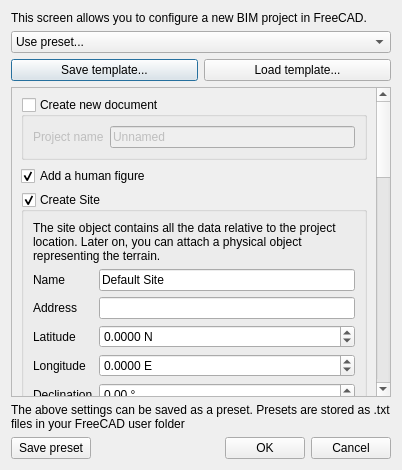
<?xml version="1.0" encoding="UTF-8"?>
<ui version="4.0">
 <class>Dialog</class>
 <widget class="QDialog" name="Dialog">
  <property name="geometry">
   <rect>
    <x>0</x>
    <y>0</y>
    <width>402</width>
    <height>470</height>
   </rect>
  </property>
  <property name="windowTitle">
   <string>BIM Project Setup</string>
  </property>
  <layout class="QVBoxLayout" name="verticalLayout">
   <item>
    <widget class="QLabel" name="label">
     <property name="text">
      <string>This screen allows you to configure a new BIM project in FreeCAD.</string>
     </property>
     <property name="wordWrap">
      <bool>true</bool>
     </property>
    </widget>
   </item>
   <item>
    <widget class="QComboBox" name="presets">
     <item>
      <property name="text">
       <string>Use preset...</string>
      </property>
     </item>
    </widget>
   </item>
   <item>
    <layout class="QHBoxLayout" name="horizontalLayout_3">
     <item>
      <widget class="QPushButton" name="buttonSaveTemplate">
       <property name="toolTip">
        <string>Saves the current document as a template, including all the current BIM settings</string>
       </property>
       <property name="text">
        <string>Save template...</string>
       </property>
       <property name="icon">
        <iconset theme="gtk-save">
         <normaloff/>
        </iconset>
       </property>
      </widget>
     </item>
     <item>
      <widget class="QPushButton" name="buttonLoadTemplate">
       <property name="toolTip">
        <string>Loads the contents of a FCStd file into the active document, applying all the BIM settings stored in it if any</string>
       </property>
       <property name="text">
        <string>Load template...</string>
       </property>
       <property name="icon">
        <iconset theme="gtk-open">
         <normaloff/>
        </iconset>
       </property>
      </widget>
     </item>
    </layout>
   </item>
   <item>
    <widget class="QScrollArea" name="scrollArea">
     <property name="widgetResizable">
      <bool>true</bool>
     </property>
     <widget class="QWidget" name="scrollAreaWidgetContents">
      <property name="geometry">
       <rect>
        <x>0</x>
        <y>0</y>
        <width>369</width>
        <height>1214</height>
       </rect>
      </property>
      <layout class="QVBoxLayout" name="verticalLayout_2">
       <item>
        <widget class="QGroupBox" name="groupNewDocument">
         <property name="title">
          <string>Create new document</string>
         </property>
         <property name="checkable">
          <bool>true</bool>
         </property>
         <property name="checked">
          <bool>false</bool>
         </property>
         <layout class="QGridLayout" name="gridLayout_3">
          <item row="0" column="0">
           <widget class="QLabel" name="label_18">
            <property name="text">
             <string>Project name</string>
            </property>
           </widget>
          </item>
          <item row="0" column="1">
           <widget class="QLineEdit" name="projectName">
            <property name="text">
             <string>Unnamed</string>
            </property>
           </widget>
          </item>
         </layout>
        </widget>
       </item>
       <item>
        <widget class="QCheckBox" name="addHumanFigure">
         <property name="toolTip">
          <string>If this is checked, a human figure will be added, which helps greatly to give a sense of scale when viewing the model</string>
         </property>
         <property name="text">
          <string>Add a human figure</string>
         </property>
         <property name="checked">
          <bool>true</bool>
         </property>
        </widget>
       </item>
       <item>
        <widget class="QGroupBox" name="groupSite">
         <property name="title">
          <string>Create Site</string>
         </property>
         <property name="flat">
          <bool>false</bool>
         </property>
         <property name="checkable">
          <bool>true</bool>
         </property>
         <layout class="QVBoxLayout" name="verticalLayout_3">
          <item>
           <widget class="QLabel" name="label_19">
            <property name="text">
             <string>The site object contains all the data relative to the project location. Later on, you can attach a physical object representing the terrain.</string>
            </property>
            <property name="wordWrap">
             <bool>true</bool>
            </property>
           </widget>
          </item>
          <item>
           <layout class="QGridLayout" name="gridLayout">
            <item row="3" column="1">
             <widget class="QDoubleSpinBox" name="siteLongitude">
              <property name="suffix">
               <string> E</string>
              </property>
              <property name="decimals">
               <number>4</number>
              </property>
              <property name="maximum">
                <double>180.0</double>
                </property>
                <property name="minimum">
                <double>-180.0</double>
              </property>
             </widget>
            </item>
            <item row="6" column="0">
             <widget class="QLabel" name="label_6">
              <property name="text">
               <string>Elevation</string>
              </property>
             </widget>
            </item>
            <item row="5" column="0">
             <widget class="QLabel" name="label_5">
              <property name="text">
               <string>Declination</string>
              </property>
             </widget>
            </item>
            <item row="0" column="1">
             <widget class="QLineEdit" name="siteName">
              <property name="text">
               <string>Default Site</string>
              </property>
             </widget>
            </item>
            <item row="0" column="0">
             <widget class="QLabel" name="label_7">
              <property name="text">
               <string>Name</string>
              </property>
             </widget>
            </item>
            <item row="5" column="1">
             <widget class="QDoubleSpinBox" name="siteDeviation">
              <property name="suffix">
               <string> °</string>
              </property>
              <property name="maximum">
               <double>359.990000000000009</double>
              </property>
             </widget>
            </item>
            <item row="3" column="0">
             <widget class="QLabel" name="label_3">
              <property name="text">
               <string>Longitude</string>
              </property>
             </widget>
            </item>
            <item row="6" column="1">
             <widget class="Gui::InputField" name="siteElevation">
              <property name="unit" stdset="0">
               <string notr="true"/>
              </property>
             </widget>
            </item>
            <item row="1" column="1">
             <widget class="QLineEdit" name="siteAddress"/>
            </item>
            <item row="1" column="0">
             <widget class="QLabel" name="label_2">
              <property name="text">
               <string>Address</string>
              </property>
             </widget>
            </item>
            <item row="2" column="0">
             <widget class="QLabel" name="label_4">
              <property name="text">
               <string>Latitude</string>
              </property>
             </widget>
            </item>
            <item row="2" column="1">
             <widget class="QDoubleSpinBox" name="siteLatitude">
              <property name="suffix">
               <string> N</string>
              </property>
              <property name="decimals">
               <number>4</number>
              </property>
              <property name="maximum">
               <double>90.0</double>
              </property>
              <property name="minimum">
               <double>-90.0</double>
              </property>
             </widget>
            </item>
           </layout>
          </item>
         </layout>
        </widget>
       </item>
       <item>
        <widget class="QGroupBox" name="groupBuilding">
         <property name="title">
          <string>Create Building</string>
         </property>
         <property name="checkable">
          <bool>true</bool>
         </property>
         <layout class="QVBoxLayout" name="verticalLayout_5">
          <item>
           <widget class="QLabel" name="label_15">
            <property name="text">
             <string>This will configure a single building for this project. If your project is made of several buildings, you can duplicate it after creation and update its properties.</string>
            </property>
            <property name="wordWrap">
             <bool>true</bool>
            </property>
           </widget>
          </item>
          <item>
           <layout class="QGridLayout" name="gridLayout_4">
            <item row="4" column="0">
             <widget class="QLabel" name="label_24">
              <property name="text">
               <string>Gross building length</string>
              </property>
             </widget>
            </item>
            <item row="5" column="0">
             <widget class="QLabel" name="label_25">
              <property name="text">
               <string>Gross building width</string>
              </property>
             </widget>
            </item>
            <item row="0" column="0">
             <widget class="QLabel" name="label_16">
              <property name="text">
               <string>Name</string>
              </property>
             </widget>
            </item>
            <item row="0" column="1">
             <widget class="QLineEdit" name="buildingName">
              <property name="text">
               <string>Default Building</string>
              </property>
             </widget>
            </item>
            <item row="9" column="0">
             <widget class="QLabel" name="label_17">
              <property name="text">
               <string>Number of H axes</string>
              </property>
             </widget>
            </item>
            <item row="10" column="0">
             <widget class="QLabel" name="label_26">
              <property name="text">
               <string>Distance between H axes</string>
              </property>
             </widget>
            </item>
            <item row="7" column="0">
             <widget class="QLabel" name="label_27">
              <property name="text">
               <string>Number of V axes</string>
              </property>
             </widget>
            </item>
            <item row="3" column="1">
             <widget class="QComboBox" name="buildingUse">
              <property name="maximumSize">
               <size>
                <width>16777215</width>
                <height>16777215</height>
               </size>
              </property>
              <property name="sizeAdjustPolicy">
               <enum>QComboBox::AdjustToMinimumContentsLength</enum>
              </property>
              <property name="minimumContentsLength">
               <number>0</number>
              </property>
             </widget>
            </item>
            <item row="8" column="0">
             <widget class="QLabel" name="label_28">
              <property name="text">
               <string>Distance between V axes</string>
              </property>
              <property name="wordWrap">
               <bool>false</bool>
              </property>
             </widget>
            </item>
            <item row="7" column="1">
             <widget class="QSpinBox" name="countVAxes">
              <property name="value">
               <number>0</number>
              </property>
             </widget>
            </item>
            <item row="3" column="0">
             <widget class="QLabel" name="label_29">
              <property name="text">
               <string>Main use</string>
              </property>
             </widget>
            </item>
            <item row="9" column="1">
             <widget class="QSpinBox" name="countHAxes">
              <property name="value">
               <number>0</number>
              </property>
             </widget>
            </item>
            <item row="5" column="1">
             <widget class="Gui::InputField" name="buildingWidth">
              <property name="text">
               <string>0 </string>
              </property>
              <property name="unit" stdset="0">
               <string notr="true"/>
              </property>
             </widget>
            </item>
            <item row="13" column="1">
             <widget class="QSpinBox" name="lineWidth">
              <property name="value">
               <number>2</number>
              </property>
             </widget>
            </item>
            <item row="8" column="1">
             <widget class="Gui::InputField" name="distVAxes">
              <property name="text">
               <string>0 </string>
              </property>
              <property name="unit" stdset="0">
               <string notr="true"/>
              </property>
             </widget>
            </item>
            <item row="4" column="1">
             <widget class="Gui::InputField" name="buildingLength">
              <property name="text">
               <string>0 </string>
              </property>
              <property name="unit" stdset="0">
               <string notr="true"/>
              </property>
             </widget>
            </item>
            <item row="10" column="1">
             <widget class="Gui::InputField" name="distHAxes">
              <property name="text">
               <string>0 </string>
              </property>
              <property name="unit" stdset="0">
               <string notr="true"/>
              </property>
             </widget>
            </item>
            <item row="13" column="0">
             <widget class="QLabel" name="label_30">
              <property name="text">
               <string>Axes line width</string>
              </property>
             </widget>
            </item>
            <item row="14" column="1">
             <widget class="Gui::ColorButton" name="lineColor">
              <property name="color">
               <color>
                <red>33</red>
                <green>38</green>
                <blue>94</blue>
               </color>
              </property>
             </widget>
            </item>
            <item row="14" column="0">
             <widget class="QLabel" name="label_31">
              <property name="text">
               <string>Axes color</string>
              </property>
             </widget>
            </item>
           </layout>
          </item>
         </layout>
        </widget>
       </item>
       <item>
        <widget class="QGroupBox" name="groupBox">
         <property name="title">
          <string>Levels</string>
         </property>
         <layout class="QVBoxLayout" name="verticalLayout_6">
          <item>
           <layout class="QGridLayout" name="gridLayout_5">
            <item row="0" column="1">
             <widget class="QSpinBox" name="countLevels">
              <property name="singleStep">
               <number>1</number>
              </property>
              <property name="value">
               <number>0</number>
              </property>
             </widget>
            </item>
            <item row="1" column="0">
             <widget class="QLabel" name="label_32">
              <property name="text">
               <string>Level height</string>
              </property>
             </widget>
            </item>
            <item row="1" column="1">
             <widget class="Gui::InputField" name="levelHeight">
              <property name="text">
               <string>0 </string>
              </property>
              <property name="unit" stdset="0">
               <string notr="true"/>
              </property>
             </widget>
            </item>
            <item row="0" column="0">
             <widget class="QLabel" name="label_33">
              <property name="text">
               <string>Number of levels</string>
              </property>
             </widget>
            </item>
           </layout>
          </item>
          <item>
           <widget class="QCheckBox" name="levelsAxis">
            <property name="text">
             <string>Bind levels to vertical axes</string>
            </property>
           </widget>
          </item>
          <item>
           <widget class="QCheckBox" name="levelsWP">
            <property name="text">
             <string>Define a working plane for each level</string>
            </property>
           </widget>
          </item>
          <item>
           <widget class="QLabel" name="label_34">
            <property name="text">
             <string>Default groups to be added to each level</string>
            </property>
           </widget>
          </item>
          <item>
           <widget class="QListWidget" name="groupsList">
            <property name="dragEnabled">
             <bool>true</bool>
            </property>
            <property name="dragDropMode">
             <enum>QAbstractItemView::InternalMove</enum>
            </property>
            <property name="defaultDropAction">
             <enum>Qt::MoveAction</enum>
            </property>
           </widget>
          </item>
          <item>
           <layout class="QHBoxLayout" name="horizontalLayout">
            <item>
             <widget class="QPushButton" name="buttonAdd">
              <property name="text">
               <string>Add</string>
              </property>
              <property name="icon">
               <iconset theme="add">
                <normaloff/>
               </iconset>
              </property>
             </widget>
            </item>
            <item>
             <widget class="QPushButton" name="buttonDel">
              <property name="text">
               <string>Del</string>
              </property>
              <property name="icon">
               <iconset theme="remove">
                <normaloff/>
               </iconset>
              </property>
             </widget>
            </item>
           </layout>
          </item>
         </layout>
        </widget>
       </item>
      </layout>
     </widget>
    </widget>
   </item>
   <item>
    <widget class="QLabel" name="label_35">
     <property name="text">
      <string>The above settings can be saved as a preset. Presets are stored as .txt files in your FreeCAD user folder</string>
     </property>
     <property name="wordWrap">
      <bool>true</bool>
     </property>
    </widget>
   </item>
   <item>
    <layout class="QHBoxLayout" name="horizontalLayout_2">
     <item>
      <widget class="QPushButton" name="buttonSave">
       <property name="text">
        <string>Save preset</string>
       </property>
       <property name="icon">
        <iconset theme="gtk-save">
         <normaloff/>
        </iconset>
       </property>
      </widget>
     </item>
     <item>
      <spacer name="horizontalSpacer">
       <property name="orientation">
        <enum>Qt::Horizontal</enum>
       </property>
       <property name="sizeHint" stdset="0">
        <size>
         <width>40</width>
         <height>20</height>
        </size>
       </property>
      </spacer>
     </item>
     <item>
      <widget class="QPushButton" name="buttonOK">
       <property name="text">
        <string>OK</string>
       </property>
       <property name="icon">
        <iconset theme="gtk-ok">
         <normaloff/>
        </iconset>
       </property>
      </widget>
     </item>
     <item>
      <widget class="QPushButton" name="buttonCancel">
       <property name="text">
        <string>Cancel</string>
       </property>
       <property name="icon">
        <iconset theme="gtk-cancel">
         <normaloff/>
        </iconset>
       </property>
      </widget>
     </item>
    </layout>
   </item>
  </layout>
 </widget>
 <customwidgets>
  <customwidget>
   <class>Gui::InputField</class>
   <extends>QLineEdit</extends>
   <header>Gui/InputField.h</header>
  </customwidget>
  <customwidget>
   <class>Gui::ColorButton</class>
   <extends>QPushButton</extends>
   <header>Gui/Widgets.h</header>
  </customwidget>
 </customwidgets>
 <resources/>
 <connections/>
</ui>
